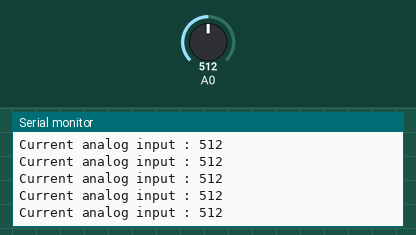
Recording of a sketch running on a simulated Arduino Uno, built with avr-gcc and run on an emulated ATmega328P. Shown: the last lines printed to the serial monitor. The test bench sets the inputs (shaded band); at power-on: A0 = 512.

Above: at 1.2 s.
1.3 s: A0 set to 111
At 2.3 s:
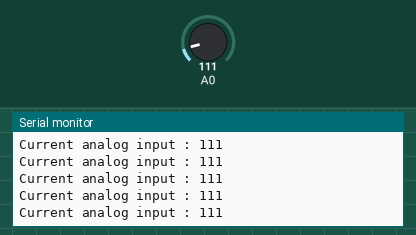
4.3 s: A0 set to 92
At 5.2 s:
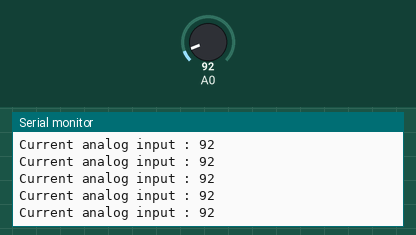
16.3 s: A0 set to 983
At 17.1 s:
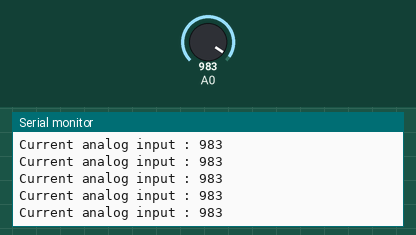
17.8 s: A0 set to 1016
At 18.5 s:
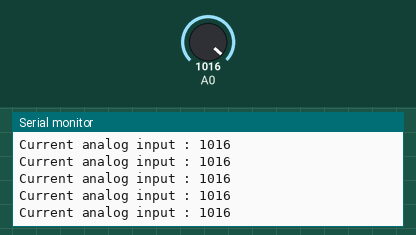
Timing chart, 0 to 20.8 s (numbered marks = the images above; inputs shaded):
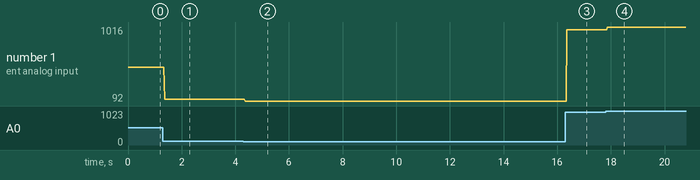

The sketch:

sketch_sep23c.ino
```cpp
void setup() {

  Serial.begin(9600);

}

void loop() {

  String echoStr;
  int read = analogRead(A0);

  echoStr = "Current analog input : " + String(read);

  Serial.println(echoStr);
  delay(10);

}
```

Measured:
- after the input at 1.3 s, the serial monitor: prints a new line after 0.07 s (image 1)
- after the input at 4.3 s, the serial monitor: prints a new line after 0.07 s (image 2)
- after the input at 16.3 s, the serial monitor: prints a new line after 0.06 s (image 3)
- after the input at 17.8 s, the serial monitor: prints a new line after 0.07 s (image 4)
- plotted number 1: 512 → 111 after the input at 1.3 s, 111 → 92 after the input at 4.3 s, 92 → 983 after the input at 16.3 s, 983 → 1016 after the input at 17.8 s
